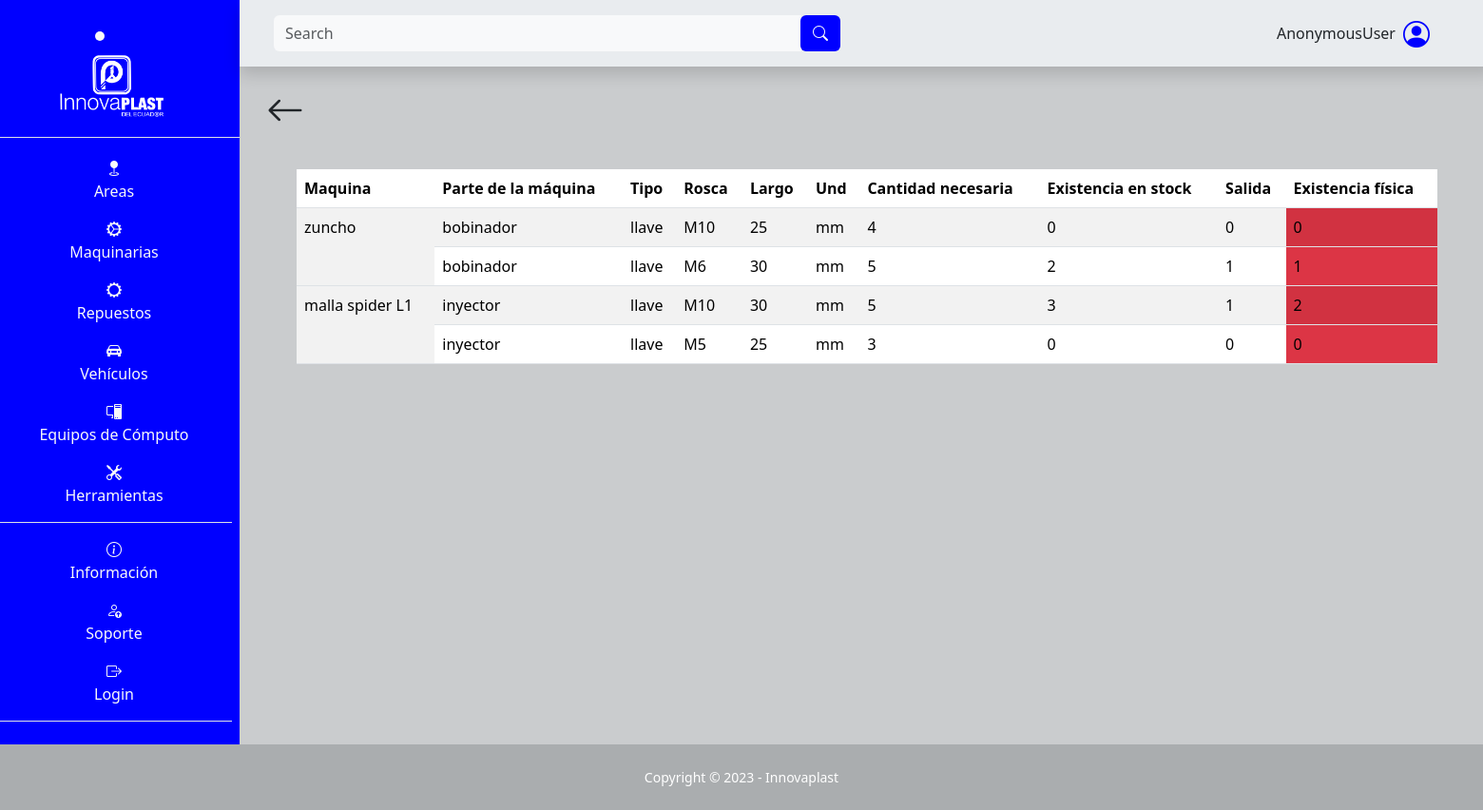
/repuesto/alertas_repuesto/, run on the app's committed database.
### SGE_repuesto/models.py (models this page shows, shortened)
class Maquina(models.Model):
    nombre = models.CharField(max_length=100, null=False, blank=False)

class Inventario(models.Model):
    parte = models.ForeignKey(Parte, on_delete=models.CASCADE)
    tipo = models.CharField(max_length=50, null=False, blank=False)
    rosca = models.CharField(max_length=50, null=False, blank=False)
    largo = models.CharField(max_length=50, null=False, blank=False)
    und = models.CharField(max_length=50, null=False, blank=False)
    cantidad_necesaria = models.IntegerField(null=False, blank=False)
    existencia_stock = models.IntegerField(null=False, blank=False)
    salida = models.IntegerField(null=False, blank=False)

class Parte(models.Model):
    maquina = models.ForeignKey(Maquina, on_delete=models.CASCADE)
    nombre = models.CharField(max_length=50, null=False, blank=False)

### SGE_repuesto/views.py (the view)
# urls.py: path('alertas_repuesto/', views.alerta_repuesto, name='alerta_repuesto'),
def alerta_repuesto(request):
    inventarios = Inventario.objects.annotate(existencia_fisica=F('existencia_stock') - F('salida')).filter(existencia_fisica__lte=2)
    context = {
        'inventarios': inventarios
    }
    return render(request, 'SGE_repuesto/alerta.html', context)

### templates/SGE_repuesto/alerta.html (shortened to what this page needs)
{% extends "layout/base.html" %}
{% block 'search' %}
<form class="d-flex form-inline mr-auto ml-md-3 my-2 my-md-0 ms-3 me-3 mw-100 navbar-search" role="search" action="" method='GET'>
    <div class="input-group">
        <input class="form-control bg-light border-0 small" id="search-input" name="search" type="search" placeholder="Search" aria-label="Search">
        <div class="input-group-append">
            <button class="btn barra text-light" type="submit">
                <i class="bi bi-search"></i>
            </button>
        </div>
    </div>
</form>
{% endblock 'search' %}
{% block 'content' %}
<div class="container">
    <div class="d-flex p-3 justify-content-between">
        <a class="text-decoration-none text-dark flecha-atras" href="{% url "repuesto_maquina" %}">
            <i class="bi bi-arrow-left fs-1"></i>
        </a>
    </div>
    <div class="mt-3 ps-5 pe-5">
        <table class="table table-striped">
            <thead>
                <tr>
                    <th>Maquina</th>
                    <th>Parte de la máquina</th>
                    <th>Tipo</th>
                    <th>Rosca</th>
                    <th>Largo</th>
                    <th>Und</th>
                    <th>Cantidad necesaria</th>
                    <th>Existencia en stock</th>
                    <th>Salida</th>
                    <th>Existencia física</th>
                </tr>
            </thead>
            <tbody>
                {% regroup inventarios by parte.maquina.nombre as maquina_list %}
                {% for maquina in maquina_list %}
                    <tr>
                        <td rowspan="{{ maquina.list|length }}">{{ maquina.grouper }}</td>
                        {% for inventario in maquina.list %}
                            <td>{{ inventario.parte.nombre }}</td>
                            <td>{{ inventario.tipo }}</td>
                            <td>{{ inventario.rosca }}</td>
                            <td>{{ inventario.largo }}</td>
                            <td>{{ inventario.und }}</td>
                            <td>{{ inventario.cantidad_necesaria }}</td>
                            <td>{{ inventario.existencia_stock }}</td>
                            <td>{{ inventario.salida }}</td>
                            {% if inventario.existencia_fisica <= 2 %}
                                <td class="bg-danger">{{ inventario.existencia_fisica }}</td>
                            {% else %}
                                <td class="">{{ inventario.existencia_fisica }}</td>
                            {% endif %}
                        </tr>
                        {% endfor %}
                {% endfor %}
            </tbody>
        </table>
    </div>
</div>
{% endblock %}

### static/css/style.css (style rules this page uses)
:root { --color-primary: #2ea3f2; }
* { margin: 0; padding: 0; box-sizing: border-box; }
body { background-color: #caccce; }
.barra { background-color: blue; }

### data on the page
Maquina: grouper "zuncho"
Inventario: parte.nombre "bobinador", tipo "llave", rosca "M10", largo "25", und "mm", cantidad_necesaria "4", existencia_stock "0", salida "0", existencia_fisica "0"
Inventario: parte.nombre "bobinador", tipo "llave", rosca "M6", largo "30", und "mm", cantidad_necesaria "5", existencia_stock "2", salida "1", existencia_fisica "1"
Maquina: grouper "malla spider L1"
Inventario: parte.nombre "inyector", tipo "llave", rosca "M10", largo "30", und "mm", cantidad_necesaria "5", existencia_stock "3", salida "1", existencia_fisica "2"
Inventario: parte.nombre "inyector", tipo "llave", rosca "M5", largo "25", und "mm", cantidad_necesaria "3", existencia_stock "0", salida "0", existencia_fisica "0"

### other printed values
{{ user }} "AnonymousUser"
